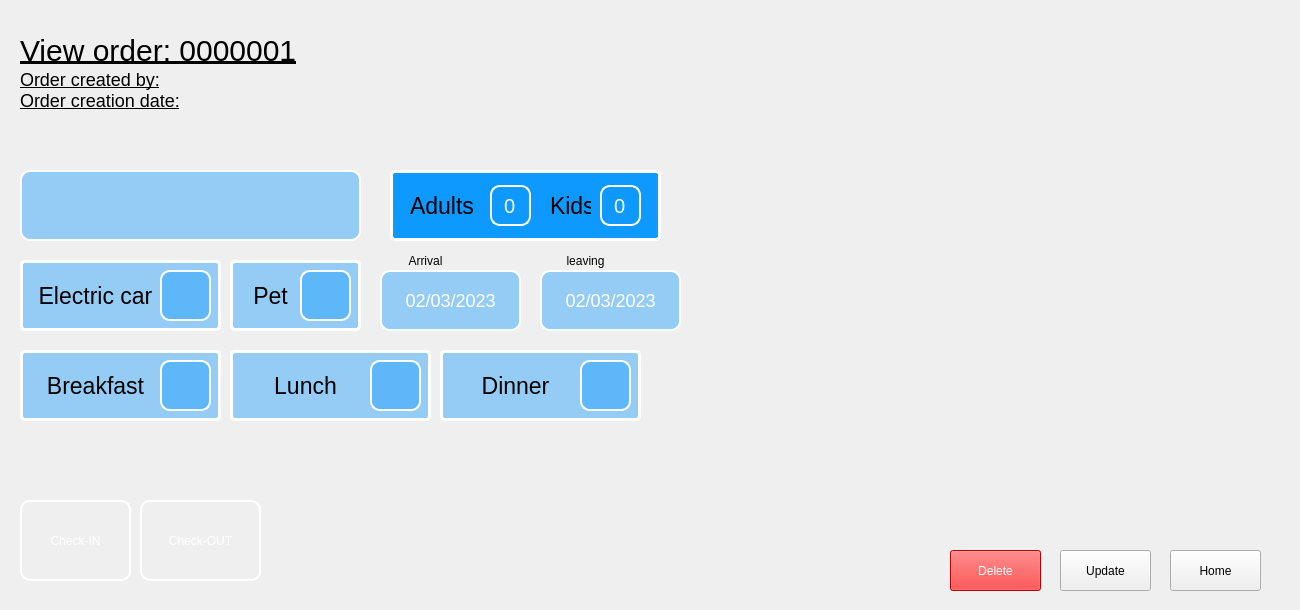
<?xml version="1.0" encoding="UTF-8"?>
<ui version="4.0">
 <class>Form</class>
 <widget class="QWidget" name="Form">
  <property name="geometry">
   <rect>
    <x>0</x>
    <y>0</y>
    <width>1300</width>
    <height>610</height>
   </rect>
  </property>
  <property name="windowTitle">
   <string>Form</string>
  </property>
  <widget class="QPushButton" name="home_btn">
   <property name="geometry">
    <rect>
     <x>1170</x>
     <y>550</y>
     <width>91</width>
     <height>41</height>
    </rect>
   </property>
   <property name="text">
    <string>Home</string>
   </property>
  </widget>
  <widget class="QPushButton" name="update_btn">
   <property name="geometry">
    <rect>
     <x>1060</x>
     <y>550</y>
     <width>91</width>
     <height>41</height>
    </rect>
   </property>
   <property name="text">
    <string>Update</string>
   </property>
  </widget>
  <widget class="QPushButton" name="delete_btn">
   <property name="geometry">
    <rect>
     <x>950</x>
     <y>550</y>
     <width>91</width>
     <height>41</height>
    </rect>
   </property>
   <property name="styleSheet">
    <string notr="true">color: rgb(255, 255, 255);
background-color: rgb(255, 0, 0);</string>
   </property>
   <property name="text">
    <string>Delete</string>
   </property>
  </widget>
  <widget class="QLabel" name="order_id_label">
   <property name="geometry">
    <rect>
     <x>20</x>
     <y>30</y>
     <width>311</width>
     <height>41</height>
    </rect>
   </property>
   <property name="styleSheet">
    <string notr="true">background-color: transparent;
font-size:30px;
text-decoration: underline;
color: rgb(0, 0, 0);</string>
   </property>
   <property name="text">
    <string>View order: 0000001</string>
   </property>
   <property name="alignment">
    <set>Qt::AlignLeading|Qt::AlignLeft|Qt::AlignVCenter</set>
   </property>
  </widget>
  <widget class="QPushButton" name="check_in_btn">
   <property name="geometry">
    <rect>
     <x>20</x>
     <y>500</y>
     <width>111</width>
     <height>81</height>
    </rect>
   </property>
   <property name="styleSheet">
    <string notr="true">QPushButton:hover {
background-color: rgb(10, 123, 204);
}
QPushButton{
	font: 18pt &quot;Calibri&quot;;
border-radius:15px;
border-radius:10px;
color: rgb(255, 255, 255);
border:2px solid  rgb(255, 255, 255);

}
</string>
   </property>
   <property name="text">
    <string>Check-IN</string>
   </property>
  </widget>
  <widget class="QLabel" name="customer_name_label">
   <property name="geometry">
    <rect>
     <x>20</x>
     <y>170</y>
     <width>341</width>
     <height>71</height>
    </rect>
   </property>
   <property name="styleSheet">
    <string notr="true">border-radius:15px;
font-size:21px;
background-color:rgba(13, 153, 255,0.4);
color: rgb(255, 255, 255);

border:2px solid  rgb(255, 255, 255);
border-radius:10px;</string>
   </property>
   <property name="text">
    <string/>
   </property>
   <property name="alignment">
    <set>Qt::AlignCenter</set>
   </property>
  </widget>
  <widget class="QLabel" name="created_by_label">
   <property name="geometry">
    <rect>
     <x>20</x>
     <y>69</y>
     <width>341</width>
     <height>21</height>
    </rect>
   </property>
   <property name="styleSheet">
    <string notr="true">background-color: transparent;
font-size:18px;
text-decoration: underline;
color: rgb(0, 0, 0);</string>
   </property>
   <property name="text">
    <string>Order created by:</string>
   </property>
   <property name="alignment">
    <set>Qt::AlignLeading|Qt::AlignLeft|Qt::AlignVCenter</set>
   </property>
  </widget>
  <widget class="QLabel" name="creation_date_label">
   <property name="geometry">
    <rect>
     <x>20</x>
     <y>90</y>
     <width>341</width>
     <height>21</height>
    </rect>
   </property>
   <property name="styleSheet">
    <string notr="true">background-color: transparent;
font-size:18px;
text-decoration: underline;
color: rgb(0, 0, 0);</string>
   </property>
   <property name="text">
    <string>Order creation date:</string>
   </property>
   <property name="alignment">
    <set>Qt::AlignLeading|Qt::AlignLeft|Qt::AlignVCenter</set>
   </property>
  </widget>
  <widget class="QFrame" name="frame_7">
   <property name="geometry">
    <rect>
     <x>230</x>
     <y>260</y>
     <width>131</width>
     <height>71</height>
    </rect>
   </property>
   <property name="styleSheet">
    <string notr="true">.QFrame{
background-color:rgba(13, 153, 255,0.4);
border:3px solid  rgb(255, 255, 255);
border-radius:5px;
}</string>
   </property>
   <property name="frameShape">
    <enum>QFrame::StyledPanel</enum>
   </property>
   <property name="frameShadow">
    <enum>QFrame::Raised</enum>
   </property>
   <widget class="QLabel" name="label_9">
    <property name="geometry">
     <rect>
      <x>10</x>
      <y>15</y>
      <width>61</width>
      <height>41</height>
     </rect>
    </property>
    <property name="styleSheet">
     <string notr="true">background-color: transparent;
font-size:23px;
color: rgb(0, 0, 0);</string>
    </property>
    <property name="text">
     <string>Pet</string>
    </property>
    <property name="alignment">
     <set>Qt::AlignCenter</set>
    </property>
   </widget>
   <widget class="QLabel" name="pet_label">
    <property name="geometry">
     <rect>
      <x>70</x>
      <y>10</y>
      <width>51</width>
      <height>51</height>
     </rect>
    </property>
    <property name="styleSheet">
     <string notr="true">border-radius:15px;
font-size:18px;
background-color:rgba(13, 153, 255,0.4);
color: rgb(255, 255, 255);

border:2px solid  rgb(255, 255, 255);
border-radius:10px;</string>
    </property>
    <property name="text">
     <string/>
    </property>
    <property name="textFormat">
     <enum>Qt::PlainText</enum>
    </property>
    <property name="pixmap">
     <pixmap>../ICONS/unchecked.png</pixmap>
    </property>
    <property name="scaledContents">
     <bool>true</bool>
    </property>
    <property name="alignment">
     <set>Qt::AlignCenter</set>
    </property>
   </widget>
  </widget>
  <widget class="QFrame" name="frame_6">
   <property name="geometry">
    <rect>
     <x>20</x>
     <y>260</y>
     <width>201</width>
     <height>71</height>
    </rect>
   </property>
   <property name="styleSheet">
    <string notr="true">.QFrame{
background-color:rgba(13, 153, 255,0.4);
border:3px solid  rgb(255, 255, 255);
border-radius:5px;
}</string>
   </property>
   <property name="frameShape">
    <enum>QFrame::StyledPanel</enum>
   </property>
   <property name="frameShadow">
    <enum>QFrame::Raised</enum>
   </property>
   <widget class="QLabel" name="label_10">
    <property name="geometry">
     <rect>
      <x>10</x>
      <y>15</y>
      <width>131</width>
      <height>41</height>
     </rect>
    </property>
    <property name="styleSheet">
     <string notr="true">background-color: transparent;
font-size:23px;
color: rgb(0, 0, 0);</string>
    </property>
    <property name="text">
     <string>Electric car</string>
    </property>
    <property name="alignment">
     <set>Qt::AlignCenter</set>
    </property>
   </widget>
   <widget class="QLabel" name="electric_car_label">
    <property name="geometry">
     <rect>
      <x>140</x>
      <y>10</y>
      <width>51</width>
      <height>51</height>
     </rect>
    </property>
    <property name="styleSheet">
     <string notr="true">border-radius:15px;
font-size:18px;
background-color:rgba(13, 153, 255,0.4);
color: rgb(255, 255, 255);

border:2px solid  rgb(255, 255, 255);
border-radius:10px;</string>
    </property>
    <property name="text">
     <string/>
    </property>
    <property name="textFormat">
     <enum>Qt::PlainText</enum>
    </property>
    <property name="pixmap">
     <pixmap>../ICONS/unchecked.png</pixmap>
    </property>
    <property name="scaledContents">
     <bool>true</bool>
    </property>
    <property name="alignment">
     <set>Qt::AlignCenter</set>
    </property>
   </widget>
  </widget>
  <widget class="QFrame" name="guest_frame">
   <property name="geometry">
    <rect>
     <x>390</x>
     <y>170</y>
     <width>271</width>
     <height>71</height>
    </rect>
   </property>
   <property name="styleSheet">
    <string notr="true">.QFrame{
background-color: rgb(13, 153, 255);
border:3px solid  rgb(255, 255, 255);
border-radius:5px;
}</string>
   </property>
   <property name="frameShape">
    <enum>QFrame::StyledPanel</enum>
   </property>
   <property name="frameShadow">
    <enum>QFrame::Raised</enum>
   </property>
   <widget class="QFrame" name="adults_frame">
    <property name="geometry">
     <rect>
      <x>10</x>
      <y>5</y>
      <width>141</width>
      <height>61</height>
     </rect>
    </property>
    <property name="styleSheet">
     <string notr="true">border:noen;
border-radius:0;
</string>
    </property>
    <property name="frameShape">
     <enum>QFrame::StyledPanel</enum>
    </property>
    <property name="frameShadow">
     <enum>QFrame::Raised</enum>
    </property>
    <widget class="QLabel" name="label_3">
     <property name="geometry">
      <rect>
       <x>10</x>
       <y>10</y>
       <width>71</width>
       <height>41</height>
      </rect>
     </property>
     <property name="styleSheet">
      <string notr="true">background-color: transparent;
font-size:23px;
color: rgb(0, 0, 0);</string>
     </property>
     <property name="text">
      <string>Adults</string>
     </property>
    </widget>
    <widget class="QSpinBox" name="adults_label">
     <property name="geometry">
      <rect>
       <x>90</x>
       <y>10</y>
       <width>41</width>
       <height>41</height>
      </rect>
     </property>
     <property name="styleSheet">
      <string notr="true">background-color: transparent;
font-size:20px;
background-color:rgba(13, 153, 255,0.4);
color: rgb(255, 255, 255);
border:2px solid  rgb(255, 255, 255);
border-radius:10px;


</string>
     </property>
     <property name="alignment">
      <set>Qt::AlignCenter</set>
     </property>
     <property name="readOnly">
      <bool>true</bool>
     </property>
     <property name="buttonSymbols">
      <enum>QAbstractSpinBox::NoButtons</enum>
     </property>
     <property name="minimum">
      <number>0</number>
     </property>
     <property name="maximum">
      <number>10</number>
     </property>
     <property name="singleStep">
      <number>1</number>
     </property>
     <property name="value">
      <number>0</number>
     </property>
     <property name="displayIntegerBase">
      <number>10</number>
     </property>
    </widget>
   </widget>
   <widget class="QFrame" name="kids_frame">
    <property name="geometry">
     <rect>
      <x>150</x>
      <y>5</y>
      <width>111</width>
      <height>61</height>
     </rect>
    </property>
    <property name="styleSheet">
     <string notr="true">border:noen;
border-radius:0;
</string>
    </property>
    <property name="frameShape">
     <enum>QFrame::StyledPanel</enum>
    </property>
    <property name="frameShadow">
     <enum>QFrame::Raised</enum>
    </property>
    <widget class="QLabel" name="label_4">
     <property name="geometry">
      <rect>
       <x>10</x>
       <y>10</y>
       <width>41</width>
       <height>41</height>
      </rect>
     </property>
     <property name="styleSheet">
      <string notr="true">background-color: transparent;
font-size:23px;
color: rgb(0, 0, 0);</string>
     </property>
     <property name="text">
      <string>Kids</string>
     </property>
    </widget>
    <widget class="QSpinBox" name="kids_label">
     <property name="geometry">
      <rect>
       <x>60</x>
       <y>10</y>
       <width>41</width>
       <height>41</height>
      </rect>
     </property>
     <property name="styleSheet">
      <string notr="true">background-color: transparent;
font-size:20px;
background-color:rgba(13, 153, 255,0.4);
color: rgb(255, 255, 255);
border:2px solid  rgb(255, 255, 255);
border-radius:10px;


</string>
     </property>
     <property name="alignment">
      <set>Qt::AlignCenter</set>
     </property>
     <property name="readOnly">
      <bool>true</bool>
     </property>
     <property name="buttonSymbols">
      <enum>QAbstractSpinBox::NoButtons</enum>
     </property>
     <property name="minimum">
      <number>0</number>
     </property>
     <property name="maximum">
      <number>10</number>
     </property>
     <property name="value">
      <number>0</number>
     </property>
     <property name="displayIntegerBase">
      <number>10</number>
     </property>
    </widget>
   </widget>
  </widget>
  <widget class="QFrame" name="frame_8">
   <property name="geometry">
    <rect>
     <x>20</x>
     <y>350</y>
     <width>201</width>
     <height>71</height>
    </rect>
   </property>
   <property name="styleSheet">
    <string notr="true">.QFrame{
background-color:rgba(13, 153, 255,0.4);
border:3px solid  rgb(255, 255, 255);
border-radius:5px;
}</string>
   </property>
   <property name="frameShape">
    <enum>QFrame::StyledPanel</enum>
   </property>
   <property name="frameShadow">
    <enum>QFrame::Raised</enum>
   </property>
   <widget class="QLabel" name="label_13">
    <property name="geometry">
     <rect>
      <x>10</x>
      <y>15</y>
      <width>131</width>
      <height>41</height>
     </rect>
    </property>
    <property name="styleSheet">
     <string notr="true">background-color: transparent;
font-size:23px;
color: rgb(0, 0, 0);</string>
    </property>
    <property name="text">
     <string>Breakfast</string>
    </property>
    <property name="alignment">
     <set>Qt::AlignCenter</set>
    </property>
   </widget>
   <widget class="QLabel" name="breakfast_label">
    <property name="geometry">
     <rect>
      <x>140</x>
      <y>10</y>
      <width>51</width>
      <height>51</height>
     </rect>
    </property>
    <property name="styleSheet">
     <string notr="true">border-radius:15px;
font-size:18px;
background-color:rgba(13, 153, 255,0.4);
color: rgb(255, 255, 255);

border:2px solid  rgb(255, 255, 255);
border-radius:10px;</string>
    </property>
    <property name="text">
     <string/>
    </property>
    <property name="textFormat">
     <enum>Qt::PlainText</enum>
    </property>
    <property name="pixmap">
     <pixmap>../ICONS/unchecked.png</pixmap>
    </property>
    <property name="scaledContents">
     <bool>true</bool>
    </property>
    <property name="alignment">
     <set>Qt::AlignCenter</set>
    </property>
   </widget>
  </widget>
  <widget class="QFrame" name="frame_9">
   <property name="geometry">
    <rect>
     <x>230</x>
     <y>350</y>
     <width>201</width>
     <height>71</height>
    </rect>
   </property>
   <property name="styleSheet">
    <string notr="true">.QFrame{
background-color:rgba(13, 153, 255,0.4);
border:3px solid  rgb(255, 255, 255);
border-radius:5px;
}</string>
   </property>
   <property name="frameShape">
    <enum>QFrame::StyledPanel</enum>
   </property>
   <property name="frameShadow">
    <enum>QFrame::Raised</enum>
   </property>
   <widget class="QLabel" name="label_17">
    <property name="geometry">
     <rect>
      <x>10</x>
      <y>15</y>
      <width>131</width>
      <height>41</height>
     </rect>
    </property>
    <property name="styleSheet">
     <string notr="true">background-color: transparent;
font-size:23px;
color: rgb(0, 0, 0);</string>
    </property>
    <property name="text">
     <string>Lunch</string>
    </property>
    <property name="alignment">
     <set>Qt::AlignCenter</set>
    </property>
   </widget>
   <widget class="QLabel" name="lunch_label">
    <property name="geometry">
     <rect>
      <x>140</x>
      <y>10</y>
      <width>51</width>
      <height>51</height>
     </rect>
    </property>
    <property name="styleSheet">
     <string notr="true">border-radius:15px;
font-size:18px;
background-color:rgba(13, 153, 255,0.4);
color: rgb(255, 255, 255);

border:2px solid  rgb(255, 255, 255);
border-radius:10px;</string>
    </property>
    <property name="text">
     <string/>
    </property>
    <property name="textFormat">
     <enum>Qt::PlainText</enum>
    </property>
    <property name="pixmap">
     <pixmap>../ICONS/unchecked.png</pixmap>
    </property>
    <property name="scaledContents">
     <bool>true</bool>
    </property>
    <property name="alignment">
     <set>Qt::AlignCenter</set>
    </property>
   </widget>
  </widget>
  <widget class="QFrame" name="frame_10">
   <property name="geometry">
    <rect>
     <x>440</x>
     <y>350</y>
     <width>201</width>
     <height>71</height>
    </rect>
   </property>
   <property name="styleSheet">
    <string notr="true">.QFrame{
background-color:rgba(13, 153, 255,0.4);
border:3px solid  rgb(255, 255, 255);
border-radius:5px;
}</string>
   </property>
   <property name="frameShape">
    <enum>QFrame::StyledPanel</enum>
   </property>
   <property name="frameShadow">
    <enum>QFrame::Raised</enum>
   </property>
   <widget class="QLabel" name="label_19">
    <property name="geometry">
     <rect>
      <x>10</x>
      <y>15</y>
      <width>131</width>
      <height>41</height>
     </rect>
    </property>
    <property name="styleSheet">
     <string notr="true">background-color: transparent;
font-size:23px;
color: rgb(0, 0, 0);</string>
    </property>
    <property name="text">
     <string>Dinner</string>
    </property>
    <property name="alignment">
     <set>Qt::AlignCenter</set>
    </property>
   </widget>
   <widget class="QLabel" name="dinner_label">
    <property name="geometry">
     <rect>
      <x>140</x>
      <y>10</y>
      <width>51</width>
      <height>51</height>
     </rect>
    </property>
    <property name="styleSheet">
     <string notr="true">border-radius:15px;
font-size:18px;
background-color:rgba(13, 153, 255,0.4);
color: rgb(255, 255, 255);

border:2px solid  rgb(255, 255, 255);
border-radius:10px;</string>
    </property>
    <property name="text">
     <string/>
    </property>
    <property name="textFormat">
     <enum>Qt::PlainText</enum>
    </property>
    <property name="pixmap">
     <pixmap>../ICONS/unchecked.png</pixmap>
    </property>
    <property name="scaledContents">
     <bool>true</bool>
    </property>
    <property name="alignment">
     <set>Qt::AlignCenter</set>
    </property>
   </widget>
  </widget>
  <widget class="QLabel" name="label">
   <property name="geometry">
    <rect>
     <x>390</x>
     <y>250</y>
     <width>71</width>
     <height>21</height>
    </rect>
   </property>
   <property name="styleSheet">
    <string notr="true">font: 14pt &quot;Calibri&quot;;
</string>
   </property>
   <property name="text">
    <string>Arrival</string>
   </property>
   <property name="alignment">
    <set>Qt::AlignCenter</set>
   </property>
  </widget>
  <widget class="QLabel" name="label_2">
   <property name="geometry">
    <rect>
     <x>550</x>
     <y>250</y>
     <width>71</width>
     <height>21</height>
    </rect>
   </property>
   <property name="styleSheet">
    <string notr="true">font: 14pt &quot;Calibri&quot;;
</string>
   </property>
   <property name="text">
    <string>leaving</string>
   </property>
   <property name="alignment">
    <set>Qt::AlignCenter</set>
   </property>
  </widget>
  <widget class="QLabel" name="arrivel_label">
   <property name="geometry">
    <rect>
     <x>380</x>
     <y>270</y>
     <width>141</width>
     <height>61</height>
    </rect>
   </property>
   <property name="styleSheet">
    <string notr="true">border-radius:15px;
font-size:18px;
background-color:rgba(13, 153, 255,0.4);
color: rgb(255, 255, 255);

border:2px solid  rgb(255, 255, 255);
border-radius:10px;</string>
   </property>
   <property name="text">
    <string>02/03/2023</string>
   </property>
   <property name="alignment">
    <set>Qt::AlignCenter</set>
   </property>
  </widget>
  <widget class="QLabel" name="leaving_label">
   <property name="geometry">
    <rect>
     <x>540</x>
     <y>270</y>
     <width>141</width>
     <height>61</height>
    </rect>
   </property>
   <property name="styleSheet">
    <string notr="true">border-radius:15px;
font-size:18px;
background-color:rgba(13, 153, 255,0.4);
color: rgb(255, 255, 255);

border:2px solid  rgb(255, 255, 255);
border-radius:10px;</string>
   </property>
   <property name="text">
    <string>02/03/2023</string>
   </property>
   <property name="alignment">
    <set>Qt::AlignCenter</set>
   </property>
  </widget>
  <widget class="QPushButton" name="check_out_btn">
   <property name="geometry">
    <rect>
     <x>140</x>
     <y>500</y>
     <width>121</width>
     <height>81</height>
    </rect>
   </property>
   <property name="styleSheet">
    <string notr="true">QPushButton:hover {
background-color: rgb(10, 123, 204);
}
QPushButton{
	font: 18pt &quot;Calibri&quot;;
border-radius:15px;
border-radius:10px;
color: rgb(255, 255, 255);
border:2px solid  rgb(255, 255, 255);

}
</string>
   </property>
   <property name="text">
    <string>Check-OUT</string>
   </property>
  </widget>
 </widget>
 <resources/>
 <connections/>
</ui>
